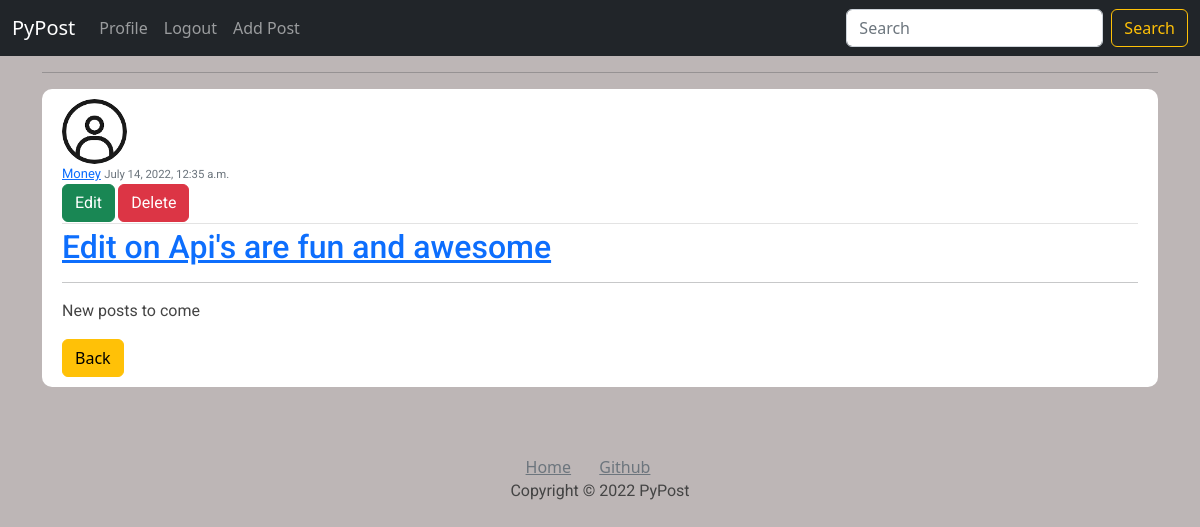
/post/25/ (signed in), run on an earlier commit of the app's database.
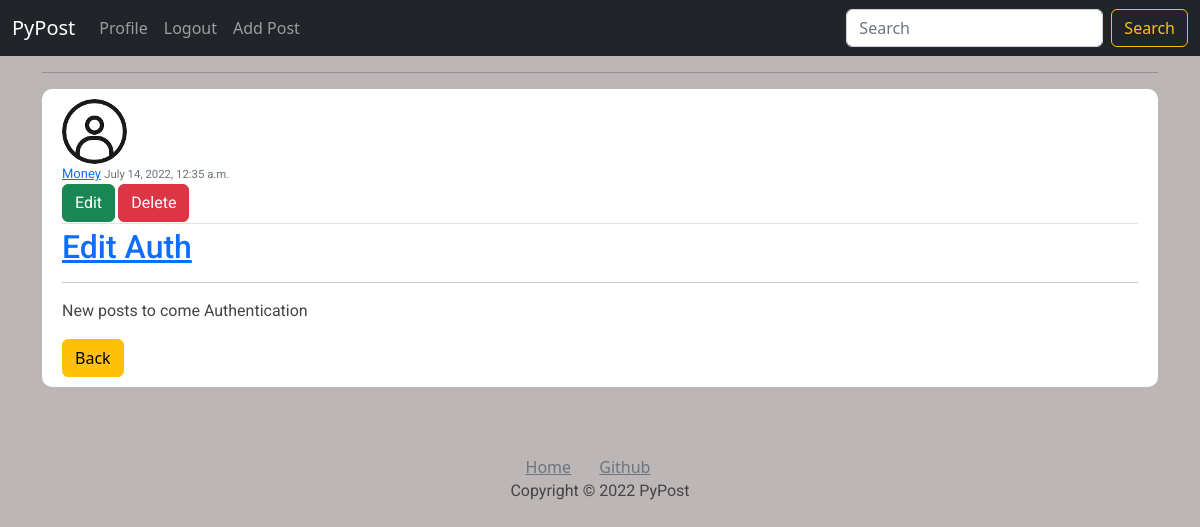
And on a later commit of the database.
### blog/models.py (models this page shows, shortened)
class Post(models.Model):
    title= models.CharField(max_length=200)
    content= RichTextField(blank=True, null=True)
    date_posted=models.DateTimeField(default=timezone.now)
    authour=models.ForeignKey(User, on_delete=models.CASCADE)

### users/models.py (models this page shows, shortened)
class Profile(models.Model):
    user=models.OneToOneField(User,on_delete=models.CASCADE)
    image=models.ImageField(default='default.png',upload_to='profile_pictures')

### blog/views.py (the view)
# urls.py: path('post/<int:pk>/', ArticleDetailView.as_view(),name="blog-article"),
class ArticleDetailView(LoginRequiredMixin,DetailView):
    model = Post
    template_name='blog/article.html'
    context_object_name = 'posts'

### blog/templates/blog/article.html
{%extends 'blog/base.html'%}
    {%block content%}
<hr>
    <article class="media content-section">
        <img class="rounded-circle article-img"  src="{{posts.authour.profile.image.url}}" alt="">
        <div class="media-body">
            <div class="article-metadata">
                <a class="mr-2" href="#">{{posts.authour}}</a>
                <small class="text-muted" >{{posts.date_posted}}</small>
              {% if posts.authour == user%}
           <div>    <a class="btn btn-success " href="{%url 'blog-update' posts.pk%}">Edit</a>
               <a class="btn btn-danger " href="{%url 'blog-delete' posts.pk%}">Delete</a>
</div>
              {%endif%}
            </div>
            <h2> <a href="#">{{posts.title}}</a> </h2>
            <hr>
            <p class="article-content" >{{posts.content|safe}}</p>
        </div>
        <a class="btn btn-warning" href="{%url 'blog-home'%}">Back</a>
    </article>
    {%endblock content%}

What changed in the data, as far as the page shows it:
changed Post "Money": title "Edit on Api's are fun and awesome" → "Edit Auth"; content "New posts to come" → "New posts to come Authentication"
